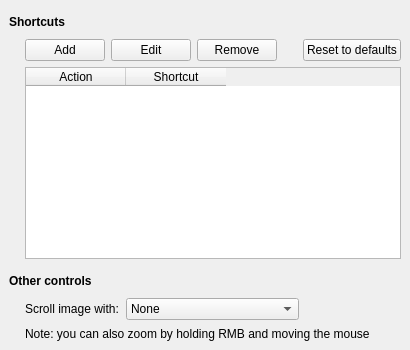
         <widget class="QWidget" name="Controls">
          <layout class="QVBoxLayout" name="verticalLayout_28">
           <property name="leftMargin">
            <number>9</number>
           </property>
           <property name="topMargin">
            <number>9</number>
           </property>
           <property name="rightMargin">
            <number>9</number>
           </property>
           <property name="bottomMargin">
            <number>9</number>
           </property>
           <item>
            <spacer name="verticalSpacer_10">
             <property name="orientation">
              <enum>Qt::Vertical</enum>
             </property>
             <property name="sizeType">
              <enum>QSizePolicy::Fixed</enum>
             </property>
             <property name="sizeHint" stdset="0">
              <size>
               <width>20</width>
               <height>6</height>
              </size>
             </property>
            </spacer>
           </item>
           <item>
            <layout class="QHBoxLayout" name="horizontalLayout_36">
             <property name="leftMargin">
              <number>0</number>
             </property>
             <property name="topMargin">
              <number>0</number>
             </property>
             <property name="rightMargin">
              <number>0</number>
             </property>
             <item>
              <widget class="QLabel" name="label_29">
               <property name="font">
                <font>
                 <bold>true</bold>
                </font>
               </property>
               <property name="text">
                <string>Shortcuts</string>
               </property>
              </widget>
             </item>
             <item>
              <widget class="QWidget" name="widget_12" native="true">
               <property name="sizePolicy">
                <sizepolicy hsizetype="Expanding" vsizetype="Preferred">
                 <horstretch>0</horstretch>
                 <verstretch>0</verstretch>
                </sizepolicy>
               </property>
               <property name="accessibleName">
                <string notr="true">SLine</string>
               </property>
              </widget>
             </item>
            </layout>
           </item>
           <item>
            <layout class="QVBoxLayout" name="verticalLayout_33">
             <property name="leftMargin">
              <number>16</number>
             </property>
             <property name="topMargin">
              <number>4</number>
             </property>
             <property name="rightMargin">
              <number>0</number>
             </property>
             <property name="bottomMargin">
              <number>0</number>
             </property>
             <item>
              <layout class="QHBoxLayout" name="horizontalLayout_2">
               <item>
                <widget class="QPushButton" name="pushButton_2">
                 <property name="sizePolicy">
                  <sizepolicy hsizetype="Minimum" vsizetype="Minimum">
                   <horstretch>0</horstretch>
                   <verstretch>0</verstretch>
                  </sizepolicy>
                 </property>
                 <property name="minimumSize">
                  <size>
                   <width>0</width>
                   <height>0</height>
                  </size>
                 </property>
                 <property name="text">
                  <string>Add</string>
                 </property>
                </widget>
               </item>
               <item>
                <widget class="QPushButton" name="pushButton_8">
                 <property name="text">
                  <string>Edit</string>
                 </property>
                </widget>
               </item>
               <item>
                <widget class="QPushButton" name="pushButton_4">
                 <property name="sizePolicy">
                  <sizepolicy hsizetype="Minimum" vsizetype="Minimum">
                   <horstretch>0</horstretch>
                   <verstretch>0</verstretch>
                  </sizepolicy>
                 </property>
                 <property name="text">
                  <string>Remove</string>
                 </property>
                </widget>
               </item>
               <item>
                <spacer name="horizontalSpacer_2">
                 <property name="orientation">
                  <enum>Qt::Horizontal</enum>
                 </property>
                 <property name="sizeType">
                  <enum>QSizePolicy::MinimumExpanding</enum>
                 </property>
                 <property name="sizeHint" stdset="0">
                  <size>
                   <width>20</width>
                   <height>20</height>
                  </size>
                 </property>
                </spacer>
               </item>
               <item>
                <widget class="QPushButton" name="pushButton_3">
                 <property name="sizePolicy">
                  <sizepolicy hsizetype="Preferred" vsizetype="Preferred">
                   <horstretch>0</horstretch>
                   <verstretch>0</verstretch>
                  </sizepolicy>
                 </property>
                 <property name="text">
                  <string>Reset to defaults</string>
                 </property>
                </widget>
               </item>
              </layout>
             </item>
             <item>
              <widget class="QTableWidget" name="shortcutsTableWidget">
               <property name="sizePolicy">
                <sizepolicy hsizetype="Expanding" vsizetype="Expanding">
                 <horstretch>0</horstretch>
                 <verstretch>1</verstretch>
                </sizepolicy>
               </property>
               <property name="editTriggers">
                <set>QAbstractItemView::NoEditTriggers</set>
               </property>
               <property name="alternatingRowColors">
                <bool>true</bool>
               </property>
               <property name="selectionMode">
                <enum>QAbstractItemView::SingleSelection</enum>
               </property>
               <property name="selectionBehavior">
                <enum>QAbstractItemView::SelectRows</enum>
               </property>
               <property name="sortingEnabled">
                <bool>false</bool>
               </property>
               <attribute name="verticalHeaderVisible">
                <bool>false</bool>
               </attribute>
               <column>
                <property name="text">
                 <string>Action</string>
                </property>
               </column>
               <column>
                <property name="text">
                 <string>Shortcut</string>
                </property>
               </column>
              </widget>
             </item>
            </layout>
           </item>
           <item>
            <spacer name="verticalSpacer_18">
             <property name="orientation">
              <enum>Qt::Vertical</enum>
             </property>
             <property name="sizeType">
              <enum>QSizePolicy::Fixed</enum>
             </property>
             <property name="sizeHint" stdset="0">
              <size>
               <width>20</width>
               <height>9</height>
              </size>
             </property>
            </spacer>
           </item>
           <item>
            <layout class="QHBoxLayout" name="horizontalLayout_37">
             <property name="leftMargin">
              <number>0</number>
             </property>
             <property name="topMargin">
              <number>0</number>
             </property>
             <property name="rightMargin">
              <number>0</number>
             </property>
             <item>
              <widget class="QLabel" name="title4">
               <property name="font">
                <font>
                 <bold>true</bold>
                </font>
               </property>
               <property name="text">
                <string>Other controls</string>
               </property>
              </widget>
             </item>
             <item>
              <widget class="QWidget" name="widget_13" native="true">
               <property name="sizePolicy">
                <sizepolicy hsizetype="Expanding" vsizetype="Preferred">
                 <horstretch>0</horstretch>
                 <verstretch>0</verstretch>
                </sizepolicy>
               </property>
               <property name="accessibleName">
                <string notr="true">SLine</string>
               </property>
              </widget>
             </item>
            </layout>
           </item>
           <item>
            <layout class="QVBoxLayout" name="verticalLayout_34">
             <property name="spacing">
              <number>7</number>
             </property>
             <property name="leftMargin">
              <number>16</number>
             </property>
             <property name="topMargin">
              <number>4</number>
             </property>
             <property name="rightMargin">
              <number>0</number>
             </property>
             <item>
              <layout class="QHBoxLayout" name="horizontalLayout_12">
               <property name="leftMargin">
                <number>0</number>
               </property>
               <property name="topMargin">
                <number>0</number>
               </property>
               <property name="rightMargin">
                <number>0</number>
               </property>
               <property name="bottomMargin">
                <number>0</number>
               </property>
               <item>
                <widget class="QLabel" name="label_28">
                 <property name="text">
                  <string>Scroll image with:</string>
                 </property>
                </widget>
               </item>
               <item>
                <widget class="QComboBox" name="imageScrollingComboBox">
                 <item>
                  <property name="text">
                   <string>None</string>
                  </property>
                 </item>
                 <item>
                  <property name="text">
                   <string>Touchpad</string>
                  </property>
                 </item>
                 <item>
                  <property name="text">
                   <string>Touchpad &amp; Mouse Wheel</string>
                  </property>
                 </item>
                </widget>
               </item>
               <item>
                <spacer name="horizontalSpacer_31">
                 <property name="orientation">
                  <enum>Qt::Horizontal</enum>
                 </property>
                 <property name="sizeHint" stdset="0">
                  <size>
                   <width>40</width>
                   <height>20</height>
                  </size>
                 </property>
                </spacer>
               </item>
              </layout>
             </item>
             <item>
              <widget class="QLabel" name="label_52">
               <property name="accessibleName">
                <string notr="true">SNoteText</string>
               </property>
               <property name="text">
                <string>Note: you can also zoom by holding RMB and moving the mouse</string>
               </property>
              </widget>
             </item>
            </layout>
           </item>
          </layout>
         </widget>
